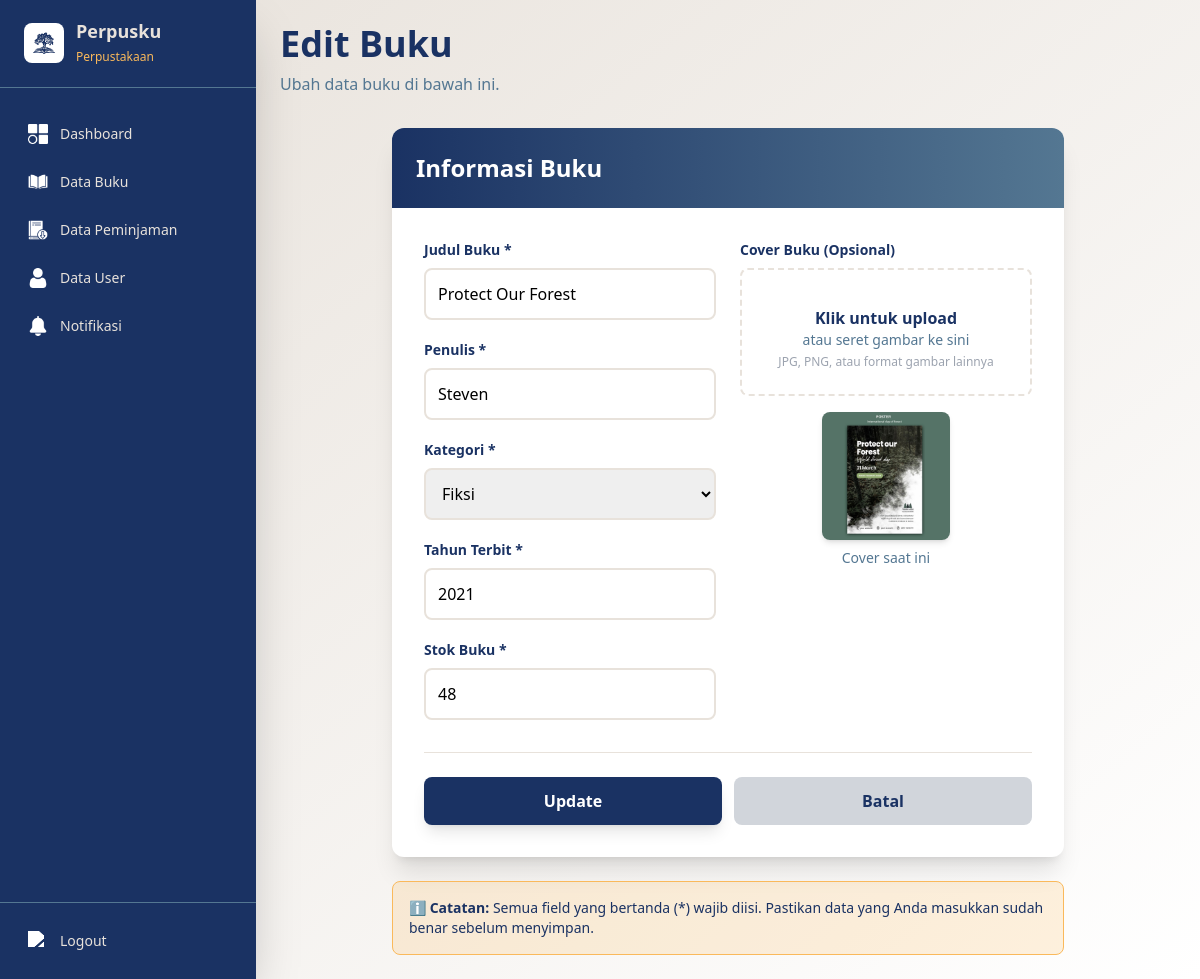
The page /view/admin/tambah.php?edit=24 (signed in) on the database its author committed.
### tables this page shows
CREATE TABLE `buku` (
  `id_buku` int(11) NOT NULL,
  `cover` varchar(255) NOT NULL,
  `judul` varchar(150) NOT NULL,
  `kategori` varchar(255) NOT NULL,
  `penulis` varchar(100) DEFAULT NULL,
  `tahun` year(4) DEFAULT NULL,
  `stok` int(11) NOT NULL,
  `created_at` datetime DEFAULT current_timestamp()
);

### view/admin/tambah.php (the view, shortened to what this page needs)
<?php
include '../../model/koneksi.php';
$isEdit = false;
$editData = [
    'id_buku' => '',
    'judul' => '',
    'kategori' => '',
    'penulis' => '',
    'tahun' => '',
    'stok' => '',
    'cover' => ''
];
if (isset($_GET['edit'])) {
    $isEdit = true;
    $id = intval($_GET['edit']);
    $result = mysqli_query($koneksi, "SELECT * FROM buku WHERE id_buku='$id' LIMIT 1");
    if ($row = mysqli_fetch_assoc($result)) {
        $editData = $row;
    }
}
?>
<!DOCTYPE html>
<html lang="en">
<head>
    <script src="https://cdn.tailwindcss.com"></script>
</head>
<body class="bg-gradient-to-br from-perpusku4 to-white min-h-screen">
    <?php include '../partials/admin_sidebar.php'; ?>
    <div id="mainContent" class="flex-1 flex flex-col min-h-screen md:ml-64 transition-all duration-300 p-4 md:p-6">
        <div class="mb-8">
            <h1 class="text-3xl md:text-4xl font-bold text-perpusku1 mb-2">
                <?= $isEdit ? ' Edit Buku' : '+ Tambah Buku' ?>
            </h1>
            <p class="text-perpusku2">
                <?= $isEdit ? 'Ubah data buku di bawah ini.' : 'Tambahkan buku baru ke perpustakaan' ?>
            </p>
        </div>
        <div class="bg-white rounded-xl shadow-xl max-w-2xl mx-auto w-full overflow-hidden">
            <div class="bg-gradient-to-r from-perpusku1 to-perpusku2 text-white p-6">
                <h2 class="text-2xl font-bold">Informasi Buku</h2>
            </div>
            <form method="post" enctype="multipart/form-data" action="../../controller/aksi_crud_buku.php" class="p-6 md:p-8">
                <div class="grid grid-cols-1 md:grid-cols-2 gap-6">
                    <div class="space-y-5">
                        <div>
                            <label class="block text-perpusku1 font-bold text-sm mb-2">Judul Buku *</label>
                            <input type="text" name="judul" class="w-full border-2 border-perpusku4 rounded-lg p-3 focus:border-perpusku2 focus:outline-none transition focus:ring-2 focus:ring-perpusku3" placeholder="Masukkan judul buku" required value="<?= htmlspecialchars($editData['judul']) ?>">
                        </div>
                        <div>
                            <label class="block text-perpusku1 font-bold text-sm mb-2">Penulis *</label>
                            <input type="text" name="penulis" class="w-full border-2 border-perpusku4 rounded-lg p-3 focus:border-perpusku2 focus:outline-none transition focus:ring-2 focus:ring-perpusku3" placeholder="Masukkan nama penulis" required value="<?= htmlspecialchars($editData['penulis']) ?>">
                        </div>
                        <div>
                            <label class="block text-perpusku1 font-bold text-sm mb-2">Kategori *</label>
                            <select name="kategori" class="w-full border-2 border-perpusku4 rounded-lg p-3 focus:border-perpusku2 focus:outline-none transition focus:ring-2 focus:ring-perpusku3" required>
                                <option value="Fiksi" <?= ($editData['kategori'] ?? '') == 'Fiksi' ? 'selected' : '' ?>>Fiksi</option>
                            </select>
                        </div>
                        <div>
                            <label class="block text-perpusku1 font-bold text-sm mb-2">Tahun Terbit *</label>
                            <input type="number" name="tahun" class="w-full border-2 border-perpusku4 rounded-lg p-3 focus:border-perpusku2 focus:outline-none transition focus:ring-2 focus:ring-perpusku3" placeholder="Contoh: 2024" min="1900" max="2100" required value="<?= htmlspecialchars($editData['tahun']) ?>">
                        </div>
                        <div>
                            <label class="block text-perpusku1 font-bold text-sm mb-2">Stok Buku *</label>
                            <input type="number" name="stok" class="w-full border-2 border-perpusku4 rounded-lg p-3 focus:border-perpusku2 focus:outline-none transition focus:ring-2 focus:ring-perpusku3" placeholder="Jumlah stok buku" min="0" required value="<?= htmlspecialchars($editData['stok']) ?>">
                        </div>
                    </div>
                    <div>
                        <label class="block text-perpusku1 font-bold text-sm mb-2">Cover Buku (Opsional)</label>
                        <div class="border-2 border-dashed border-perpusku4 rounded-lg p-6 text-center hover:border-perpusku2 hover:bg-perpusku4 transition duration-300 cursor-pointer group">
                            <label for="coverInput" class="cursor-pointer block">
                                <span class="text-perpusku1 font-bold block">Klik untuk upload</span>
                                <span class="text-sm text-perpusku2 block">atau seret gambar ke sini</span>
                                <span class="text-xs text-gray-400 block mt-1">JPG, PNG, atau format gambar lainnya</span>
                            </label>
                        </div>
                        <div id="coverPreview" class="mt-4">
                            <?php if ($isEdit && $editData['cover']): ?>
                                <img src="../../public/cover/<?= htmlspecialchars($editData['cover']) ?>" class="h-32 rounded-lg shadow-md mx-auto mb-2">
                                <p class="text-sm text-perpusku2 text-center">Cover saat ini</p>
                            <?php endif; ?>
                        </div>
                    </div>
                </div>
                <div class="flex gap-3 mt-8 pt-6 border-t border-perpusku4">
                    <button type="submit" name="<?= $isEdit ? 'edit' : 'tambah' ?>" class="flex-1 bg-perpusku1 hover:bg-perpusku2 text-white px-6 py-3 rounded-lg font-bold transition duration-300 shadow-lg hover:shadow-xl flex items-center justify-center gap-2">
                        <span><?= $isEdit ? 'Update' : 'Simpan Buku' ?></span>
                    </button>
                    <a href="crud_buku.php" class="flex-1 bg-gray-300 hover:bg-gray-400 text-perpusku1 px-6 py-3 rounded-lg font-bold transition duration-300 text-center flex items-center justify-center gap-2">
                        <span>Batal</span>
                    </a>
                </div>
            </form>
        </div>
        <div class="bg-perpusku3 bg-opacity-20 border border-perpusku3 rounded-lg p-4 mt-6 max-w-2xl mx-auto w-full">
            <p class="text-perpusku1 text-sm"><strong>ℹ️ Catatan:</strong> Semua field yang bertanda (*) wajib diisi. Pastikan data yang Anda masukkan sudah benar sebelum menyimpan.</p>
        </div>
    </div>
</body>
</html>

### rows shown on the page
buku: judul "Protect Our Forest", penulis "Steven", kategori "Fiksi", tahun "2021", stok "48", cover (picture)
